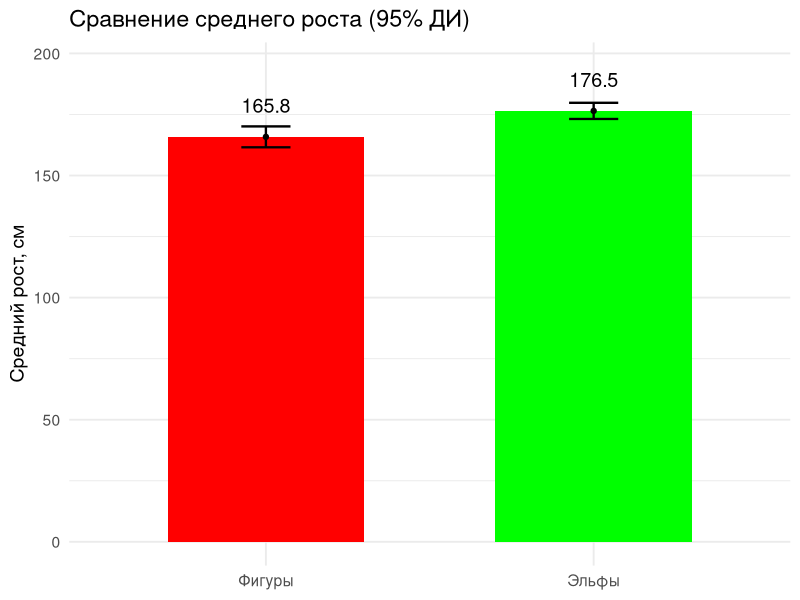

Write the R code that produced this figure.
# Добашнее задание 4 - Двухвыборочный t-критерий
# Авакян Кристина
# Группа: ББ5А23/10

# Вариант 1.
# Рост эльфов из вашего отряда (см): 167, 176, 176, 174, 166, 168, 178, 176, 178, 181, 177, 182, 184, 177, 187
# Рост фигур (см): 176, 165, 165, 156, 160, 167, 176, 161, 164, 168, 174, 158

# ==================================================================
# 1. Формируем два вектора, один с данными по росту эльфов,
#.   второй с данными по росту фигур вдали
# ==================================================================

elves <- c(167, 176, 176, 174, 166, 168, 178, 176, 178, 181, 177, 182, 184, 177, 187)
figures <- c(176, 165, 165, 156, 160, 167, 176, 161, 164, 168, 174, 158)

# ==================================================================
# 2. Формулируем гипотезы:
# ==================================================================

# - H0 (нулевая): средний рост фигур такой же, как у эльфов: mu_figures = mu_elves
# - H1 (альтернативная): средние различаются: mu_figures != mu_elves

# ==================================================================
# 3. Рассчитываем двухвыборочный t-критерий
#    Используем t-критерий Уэлча (var.equal = FALSE),
#    т.к. дисперсии могут быть разными
# ==================================================================

test_res <- t.test(elves, figures, var.equal = FALSE, alternative = "two.sided")
test_res

# p-value = 0.0002976

# ==================================================================
# 4. Делаем вывод
# ==================================================================

test_res$p.value < 0.05

# Так как p-value < 0.05 (alpha), отвергаем H0 и считаем, что отряды различаются по росту.
# Средний рост фигур статистически значимо отличается от роста эльфов.
# Скорее всего, это чужой отряд (фигуры ниже).

# ==================================================================
# 5. Визуализируем данные, как столбчатую диаграмму средних ростов
# ==================================================================

# Загружаем пакет ggplot2
library(ggplot2)

# Функция для расчета среднего и ДИ
mean_ci <- function(x, percent = 0.95){
  n <- length(x)
  Mean <- mean(x)
  SD <- sd(x)
  SE <- SD / sqrt(n)
  t_krit <- qt((1 + percent)/2, df = n - 1)
  c(mean = Mean,
    lower = Mean - t_krit * SE,
    upper = Mean + t_krit * SE)
}

# Считаем статистику и 95% ДИ для среднего
ci_elves   <- mean_ci(elves)
ci_figures <- mean_ci(figures)

# Формируем датафрейм с даными для графика
df <- data.frame(
  group = c("Эльфы", "Фигуры"),
  mean_height = c(ci_elves["mean"], ci_figures["mean"]),
  lower = c(ci_elves["lower"], ci_figures["lower"]),
  upper = c(ci_elves["upper"], ci_figures["upper"])
)

# Рисуем график
ggplot(df, aes(x = group, y = mean_height)) +
  geom_col(width = 0.6,  fill = c("green", "red")) +
  geom_point() +
  geom_errorbar(aes(ymin = lower, ymax = upper),
                width = 0.15,
                linewidth = 0.8) +
  geom_text(aes(label = round(mean_height, 1)),
            vjust = -1.6,
            size = 5) +
  labs(title = "Сравнение среднего роста (95% ДИ)",
       x = NULL,
       y = "Средний рост, см") +
  ylim(0, max(df$upper) + 15) +
  theme_minimal(base_size = 14) +
  theme(legend.position = "none") -> plot_elves_height

# Показываем график
plot_elves_height

# Сохраняем график
# ggsave("Images/Avakian_Elves_Height.jpg", plot = plot_elves_height)

